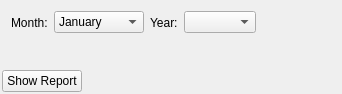
<?xml version="1.0" encoding="UTF-8"?>
<ui version="4.0">
 <class>ReportDateSelectWidget</class>
 <widget class="QWidget" name="ReportDateSelectWidget">
  <property name="geometry">
   <rect>
    <x>0</x>
    <y>0</y>
    <width>314</width>
    <height>94</height>
   </rect>
  </property>
  <property name="windowTitle">
   <string>Form</string>
  </property>
  <layout class="QVBoxLayout" name="verticalLayout">
   <property name="spacing">
    <number>2</number>
   </property>
   <property name="leftMargin">
    <number>2</number>
   </property>
   <property name="topMargin">
    <number>2</number>
   </property>
   <property name="rightMargin">
    <number>2</number>
   </property>
   <property name="bottomMargin">
    <number>2</number>
   </property>
   <item>
    <widget class="QStackedWidget" name="stackedWidget">
     <property name="currentIndex">
      <number>1</number>
     </property>
     <widget class="QWidget" name="page">
      <layout class="QHBoxLayout" name="horizontalLayout_2">
       <item>
        <widget class="QLabel" name="label">
         <property name="text">
          <string>Start Date:</string>
         </property>
        </widget>
       </item>
       <item>
        <widget class="QDateEdit" name="dateEdit">
         <property name="calendarPopup">
          <bool>true</bool>
         </property>
        </widget>
       </item>
       <item>
        <widget class="QLabel" name="label_2">
         <property name="text">
          <string>End Date:</string>
         </property>
        </widget>
       </item>
       <item>
        <widget class="QDateEdit" name="dateEdit_2">
         <property name="calendarPopup">
          <bool>true</bool>
         </property>
        </widget>
       </item>
       <item>
        <spacer name="horizontalSpacer_2">
         <property name="orientation">
          <enum>Qt::Horizontal</enum>
         </property>
         <property name="sizeHint" stdset="0">
          <size>
           <width>166</width>
           <height>20</height>
          </size>
         </property>
        </spacer>
       </item>
      </layout>
     </widget>
     <widget class="QWidget" name="page_2">
      <layout class="QHBoxLayout" name="horizontalLayout_3">
       <item>
        <widget class="QLabel" name="label_3">
         <property name="text">
          <string>Month:</string>
         </property>
        </widget>
       </item>
       <item>
        <widget class="QComboBox" name="comboBox">
         <item>
          <property name="text">
           <string>January</string>
          </property>
         </item>
         <item>
          <property name="text">
           <string>February</string>
          </property>
         </item>
         <item>
          <property name="text">
           <string>March</string>
          </property>
         </item>
         <item>
          <property name="text">
           <string>April</string>
          </property>
         </item>
         <item>
          <property name="text">
           <string>May</string>
          </property>
         </item>
         <item>
          <property name="text">
           <string>June</string>
          </property>
         </item>
         <item>
          <property name="text">
           <string>July</string>
          </property>
         </item>
         <item>
          <property name="text">
           <string>August</string>
          </property>
         </item>
         <item>
          <property name="text">
           <string>September</string>
          </property>
         </item>
         <item>
          <property name="text">
           <string>October</string>
          </property>
         </item>
         <item>
          <property name="text">
           <string>November</string>
          </property>
         </item>
         <item>
          <property name="text">
           <string>December</string>
          </property>
         </item>
        </widget>
       </item>
       <item>
        <widget class="QLabel" name="label_4">
         <property name="text">
          <string>Year:</string>
         </property>
        </widget>
       </item>
       <item>
        <widget class="QComboBox" name="comboBox_2"/>
       </item>
       <item>
        <spacer name="horizontalSpacer_3">
         <property name="orientation">
          <enum>Qt::Horizontal</enum>
         </property>
         <property name="sizeHint" stdset="0">
          <size>
           <width>68</width>
           <height>20</height>
          </size>
         </property>
        </spacer>
       </item>
      </layout>
     </widget>
     <widget class="QWidget" name="page_3">
      <layout class="QHBoxLayout" name="horizontalLayout_4">
       <item>
        <widget class="QLabel" name="label_5">
         <property name="text">
          <string>Year:</string>
         </property>
        </widget>
       </item>
       <item>
        <widget class="QComboBox" name="comboBox_3"/>
       </item>
       <item>
        <spacer name="horizontalSpacer_4">
         <property name="orientation">
          <enum>Qt::Horizontal</enum>
         </property>
         <property name="sizeHint" stdset="0">
          <size>
           <width>340</width>
           <height>20</height>
          </size>
         </property>
        </spacer>
       </item>
      </layout>
     </widget>
    </widget>
   </item>
   <item>
    <spacer name="verticalSpacer">
     <property name="orientation">
      <enum>Qt::Vertical</enum>
     </property>
     <property name="sizeHint" stdset="0">
      <size>
       <width>20</width>
       <height>40</height>
      </size>
     </property>
    </spacer>
   </item>
   <item>
    <layout class="QHBoxLayout" name="horizontalLayout">
     <item>
      <widget class="QPushButton" name="pushButton">
       <property name="text">
        <string>Show Report</string>
       </property>
      </widget>
     </item>
     <item>
      <spacer name="horizontalSpacer">
       <property name="orientation">
        <enum>Qt::Horizontal</enum>
       </property>
       <property name="sizeHint" stdset="0">
        <size>
         <width>40</width>
         <height>20</height>
        </size>
       </property>
      </spacer>
     </item>
    </layout>
   </item>
  </layout>
 </widget>
 <resources/>
 <connections/>
</ui>
